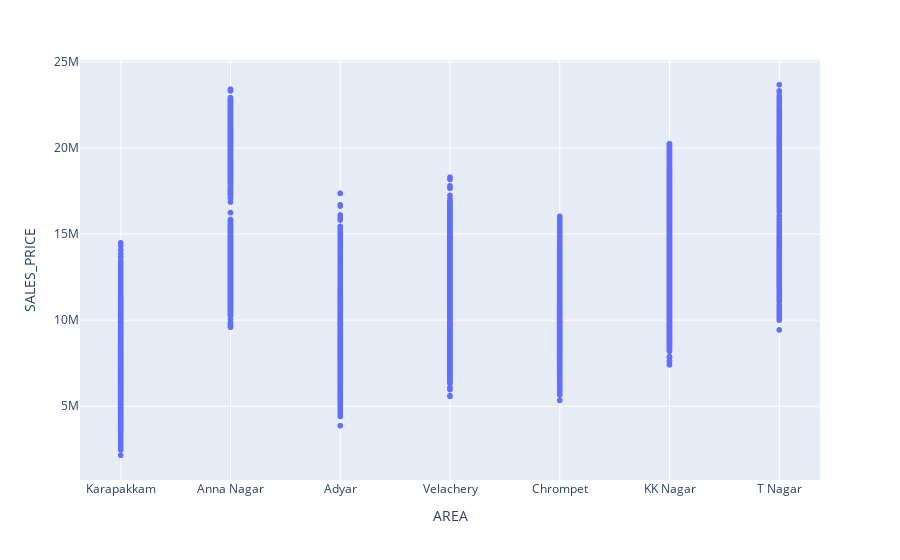

Notebook source saved alongside this figure:
### Code cell
px.scatter(train,x='AREA',y='SALES_PRICE')

### Figure 1 — Plotly figure (JSON) as saved in the notebook; plotly's stock layout.template omitted (floating-point values rounded to 4 significant figures; data arrays with more than 128 entries replaced by an {"elided": "..."} marker saying what was removed)
{"data": [{"hovertemplate": "AREA=%{x}<br>SALES_PRICE=%{y}<extra></extra>", "legendgroup": "", "marker": {"color": "#636efa", "symbol": "circle"}, "mode": "markers", "name": "", "showlegend": false, "type": "scattergl", "x": {"elided": "7109 str values"}, "xaxis": "x", "y": {"elided": "7109 int values"}, "yaxis": "y"}], "layout": {"legend": {"tracegroupgap": 0}, "margin": {"t": 60}, "xaxis": {"anchor": "y", "domain": [0, 1], "title": {"text": "AREA"}}, "yaxis": {"anchor": "x", "domain": [0, 1], "title": {"text": "SALES_PRICE"}}}}
